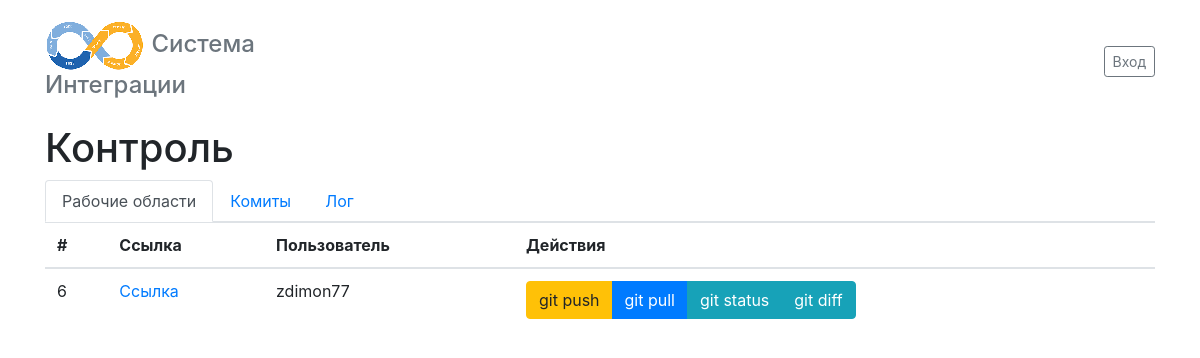
/control, run on an earlier commit of the app's database.
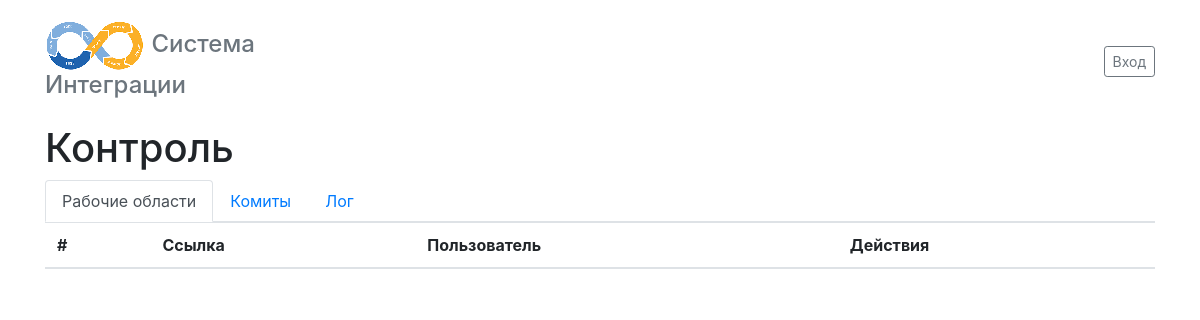
And on a later commit of the database.
### main/models.py (models this page shows, shortened)
class Env(models.Model):
    project = models.ForeignKey('project.Project',on_delete=CASCADE)
    email = models.CharField(verbose_name='Логин', max_length=60, unique=True)
    port = models.IntegerField(default=8080)
    user = models.ForeignKey(
        User, null=True, blank=True, on_delete=models.CASCADE)
    @property
    def link_url(self):
        return "http://%s.%s" % (normalize_email(self.email), settings.DOMAIN)

### control/views.py (the view)
# urls.py: path('', include('control.urls')),
def control(request):
    envs = Env.objects.all()
    return render(request, 'control.html', {"envs": envs})

### main/tasks.py (called while the page is built)
def normalize_email(email):
    return email.replace('@', '---')

### templates/control.html (shortened to what this page needs)
 {% extends 'base.html' %}
 {% load crispy_forms_tags %}
 {% block content %}
    <div class="container">
        <div class="row">
            <div class="col-12">
                <h1> Контроль  </h1>
                <ul class="nav nav-tabs">
                    <li class="nav-item">
                        <a
                        aria-controls="task" aria-selected="true"
                        id="task-tab" data-toggle="tab" href="#env" class="nav-link active" >Рабочие области</a>
                    </li>
                    <li class="nav-item">
                        <a
                        aria-controls="commit" aria-selected="false"
                        id="commit-tab" data-toggle="tab" href="#commit" class="nav-link" href="#">Комиты</a>
                    </li>
                    <li class="nav-item">
                        <a
                        aria-controls="commit" aria-selected="false"
                        id="commit-tab" data-toggle="tab" href="#log" class="nav-link" href="#">Лог</a>
                    </li>
                    </ul>
                    <div class="tab-content">
                        <div class="tab-pane fade show active" id="env" role="tabpanel" aria-labelledby="home-tab">
                            <table class="table">
                                <thead>
                                    <tr>
                                    <th scope="col">#</th>
                                    <th scope="col">Ссылка</th>
                                    <th scope="col">Пользователь</th>
                                    <th scope="col">Действия</th>
                                    </tr>
                                </thead>
                                {% for env in envs %}
                                    <tr>
                                        <td scope="row">{{ env.id }}</td>
                                        <td scope="row"><a target="_blank" href="{{ env.link_url }}">Ссылка</a></td>
                                        <td scope="row">{{ env.user }}</td>
                                        <td scope="row">
                                            <div class="btn-group" role="group" >
                                                <a
                                                data-toggle="modal" data-target="#gitpullModal"
                                                data-id="{{ env.id }}" class="git-push btn btn-warning" href="#">git push</a>
                                                <a
                                                data-toggle="modal" data-target="#gitpullModal"
                                                data-id="{{ env.id }}" class="git-pull btn btn-primary" href="#">git pull</a>
                                                <a
                                                data-toggle="modal" data-target="#gitpullModal"
                                                data-id="{{ env.id }}" class="git-status btn btn-info" href="#">git status</a>
                                                <a
                                                data-toggle="modal" data-target="#gitpullModal"
                                                data-id="{{ env.id }}" class="git-diff btn btn-info" href="#">git diff</a>
                                            </div>
                                        </td>
                                    </tr>
                                {% endfor %}
                            </table>
                        </div>
                    </div>
            </div>
        </div>
    </div>
    {% endblock %}

### templates/base.html (shortened to what this page needs)
<html lang="en">
<head>
<link rel="stylesheet" href="https://stackpath.bootstrapcdn.com/bootstrap/4.1.3/css/bootstrap.min.css">
    <link rel="stylesheet" href="/static/css/custom.css" >
</head>
<body>
    <div class="container">
      <header class="blog-header py-3 ">
        <div class="row flex-nowrap justify-content-between align-items-center">
          <div class="col-4 pt-1">
            <h4><a class="text-muted" href="/">
              <img src="/static/images/logo.png" />
              Система Интеграции</a></h4>
          </div>
          <div class="col-4 text-center">
          </div>
          <div class="col-4 d-flex justify-content-end align-items-center">
           {% if not user.is_authenticated %}
            <a class="btn btn-sm btn-outline-secondary" href="{% url 'social:begin' 'google-oauth2' %}">Вход</a>
            {% endif %}
          </div>
        </div>
      </header>
    </div>
    <div class="container">
        <div class="row">
            {% block content %} {% endblock %}
        </div>
    </div>
</body>
</html>

What changed in the data, as far as the page shows it:
removed Env: id "6", user "zdimon77"
